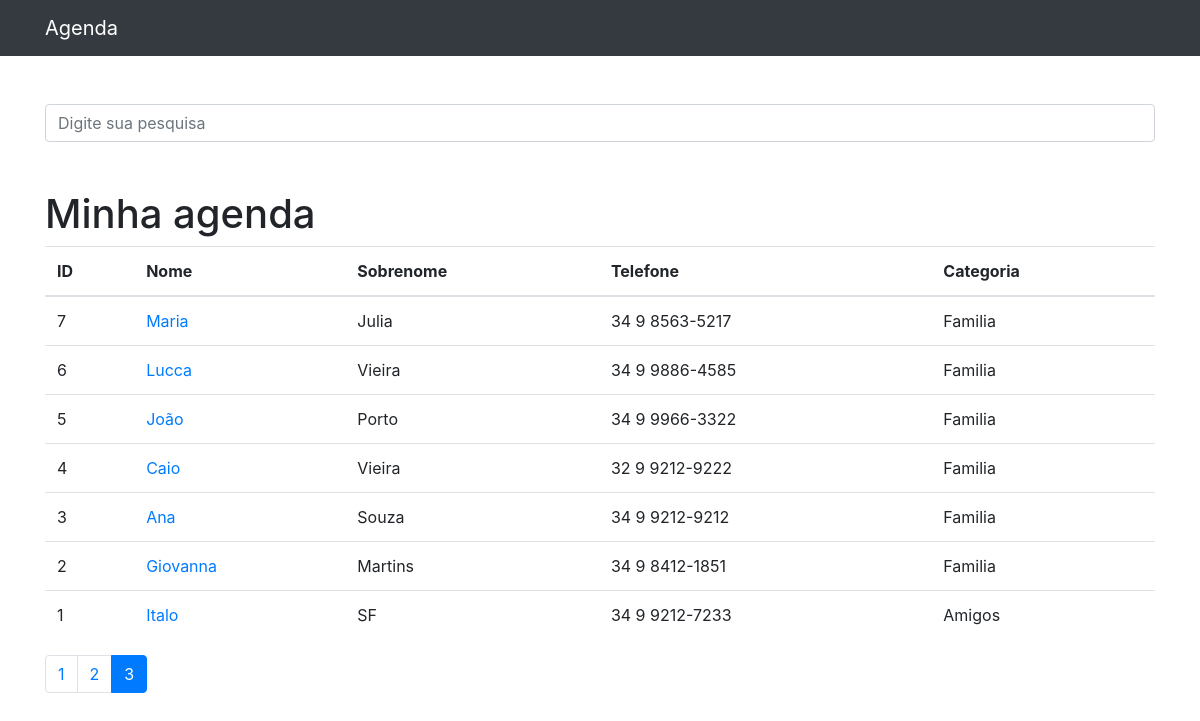
The page /?p=3&termo= on the database its author committed.
### contatos/models.py (models this page shows, shortened)
class Contato(models.Model):
    nome = models.CharField(max_length=150)
    sobrenome = models.CharField(max_length=255, blank=True)
    telefone = models.CharField(max_length=255)
    email = models.CharField(max_length=255, blank=True)
    data_criacao = models.DateTimeField(default=timezone.now)
    descricao = models.TextField(blank=True)
    categoria = models.ForeignKey(Categoria, on_delete=models.DO_NOTHING)
    mostrar = models.BooleanField(default=True)
    foto = models.ImageField(blank=True, upload_to='fotos/%Y/%m/')

class Categoria(models.Model):
    nome = models.CharField(max_length=255)
    def __str__(self):
        return self.nome

### contatos/views.py (the view)
# urls.py: path('', views.index, name='index'),
def index(request):
    contatos = Contato.objects.order_by('-id').filter(
        mostrar=True
    )
    paginator = Paginator(contatos, 10)
    page = request.GET.get('p')
    contatos = paginator.get_page(page)
    return render(request, 'contatos/index.html', {
        'contatos': contatos
    })

### contatos/templates/contatos/index.html
{% extends 'base.html'%}
{%block conteudo%}
    <h1 class="mt-5">Minha agenda</h1>
    <table class="table">
      <thead>
        <tr>
          <th>ID</th>
          <th>Nome</th>
          <th>Sobrenome</th>
          <th>Telefone</th>
          <th>Categoria</th>
        </tr>
      </thead>
      <tbody>
            {% for contato in contatos %}
              <tr>
                <td>{{ contato.id }}</td>
                <td>
                  <a href="{% url 'ver_contato' contato.id %}">{{ contato.nome }}</a>
                </td>
                <td>{{ contato.sobrenome }}</td>
                <td>{{ contato.telefone }}</td>
                <td>{{ contato.categoria }}</td>
              </tr>
            {% endfor %}
      </tbody>
    </table>
<nav aria-label="Page navigation example">
  <ul class="pagination">
    {% for pagina in contatos.paginator.page_range %}
      {% if contatos.number == pagina %}
        <li class="page-item active">
          <a class="page-link" href="?p={{ pagina }}&termo={{ request.GET.termo }}">{{ pagina }}</a>
        </li>
      {% else %}
        <li class="page-item">
         <a class="page-link" href="?p={{ pagina }}&termo={{ request.GET.termo }}">{{ pagina }}</a>
        </li>
      {% endif %}
    {% endfor %}
  </ul>
</nav>
{%endblock%}

### rows shown on the page
Contato: id "7", nome "Maria", sobrenome "Julia", telefone "34 9 8563-5217", categoria "Familia"
Contato: id "6", nome "Lucca", sobrenome "Vieira", telefone "34 9 9886-4585", categoria "Familia"
Contato: id "5", nome "João", sobrenome "Porto", telefone "34 9 9966-3322", categoria "Familia"
Contato: id "4", nome "Caio", sobrenome "Vieira", telefone "32 9 9212-9222", categoria "Familia"
Contato: id "3", nome "Ana", sobrenome "Souza", telefone "34 9 9212-9212", categoria "Familia"
Contato: id "2", nome "Giovanna", sobrenome "Martins", telefone "34 9 8412-1851", categoria "Familia"
Contato: id "1", nome "Italo", sobrenome "SF", telefone "34 9 9212-7233", categoria "Amigos"

### other values the page prints
{{ pagina }} "1" "2"
{{ pagina }} "3"
